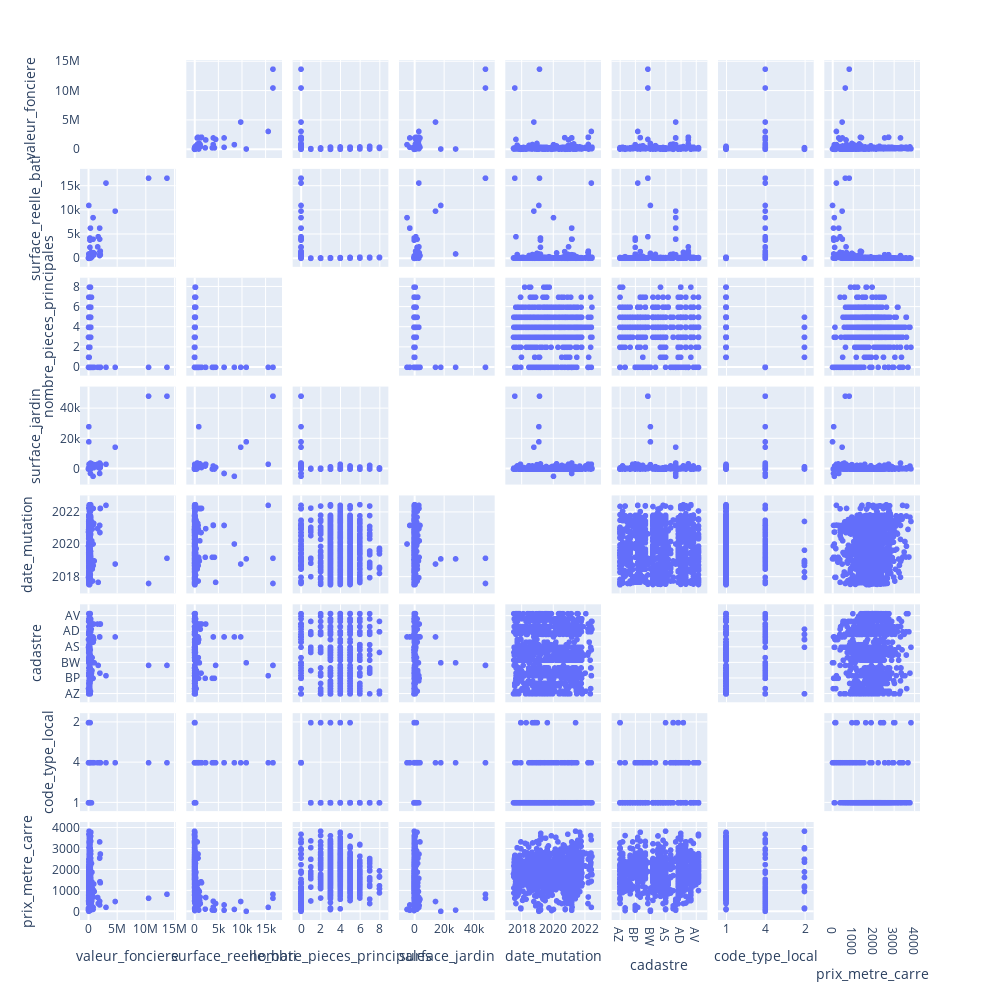

Write notebook code for a chart like this one.
### Markdown cell above
# Apprtement avec Jardin

### Code cell
ds = pd.read_pickle('transaction_ser.pkl')
ds.drop(columns=['numero_disposition','nature_mutation','adresse_numero','adresse_suffixe','adresse_nom_voie','adresse_code_voie','code_postal','nature_culture','code_nature_culture_speciale','nature_culture_speciale','code_commune','nom_commune','code_departement','ancien_code_commune','ancien_nom_commune','id_parcelle','ancien_id_parcelle','numero_volume','lot1_numero','lot2_numero','lot3_numero','lot4_numero','lot5_numero','lot4_surface_carrez','lot5_surface_carrez','section_prefixe'], inplace=True)
ds.code_type_local = ds.code_type_local.astype(str)
ds['surface_jardin'] = ds['surface_terrain'] - ds['surface_reelle_bati']
ds = ds[['valeur_fonciere', 'surface_reelle_bati','nombre_pieces_principales', 'surface_jardin','date_mutation','cadastre','code_type_local']]
ds.code_type_local = ds.code_type_local.astype(str)
ds['prix_metre_carre'] = ds['valeur_fonciere'] / ds['surface_reelle_bati']
#plotly matrixtu eu
import plotly.express as px
#surface jardin is not nan
ds = ds[ds['surface_jardin'].notna()]
ds =  ds[ds['prix_metre_carre'] < 4000]

ds = ds[ds['nombre_pieces_principales'] < 10]
ds =  ds[ds['valeur_fonciere'] > 1000]
fig = px.scatter_matrix(ds)
fig.update_traces(diagonal_visible=False)
fig.update_layout(height=1000, width=1000)
fig.show()

### Figure 1 — Plotly figure (JSON) as saved in the notebook; plotly's stock layout.template omitted (floating-point values rounded to 4 significant figures; data arrays with more than 128 entries replaced by an {"elided": "..."} marker saying what was removed)
{"data": [{"diagonal": {"visible": false}, "dimensions": [{"axis": {"matches": true}, "label": "valeur_fonciere", "values": {"elided": "1142 float values"}}, {"axis": {"matches": true}, "label": "surface_reelle_bati", "values": {"elided": "1142 int values"}}, {"axis": {"matches": true}, "label": "nombre_pieces_principales", "values": {"elided": "1142 int values"}}, {"axis": {"matches": true}, "label": "surface_jardin", "values": {"elided": "1142 int values"}}, {"axis": {"matches": true}, "label": "date_mutation", "values": {"elided": "1142 str values"}}, {"axis": {"matches": true}, "label": "cadastre", "values": {"elided": "1142 str values"}}, {"axis": {"matches": true}, "label": "code_type_local", "values": {"elided": "1142 str values"}}, {"axis": {"matches": true}, "label": "prix_metre_carre", "values": {"elided": "1142 float values"}}], "hovertemplate": "%{xaxis.title.text}=%{x}<br>%{yaxis.title.text}=%{y}<extra></extra>", "legendgroup": "", "marker": {"color": "#636efa", "symbol": "circle"}, "name": "", "showlegend": false, "type": "splom"}], "layout": {"dragmode": "select", "height": 1000, "legend": {"tracegroupgap": 0}, "margin": {"t": 60}, "width": 1000}}
